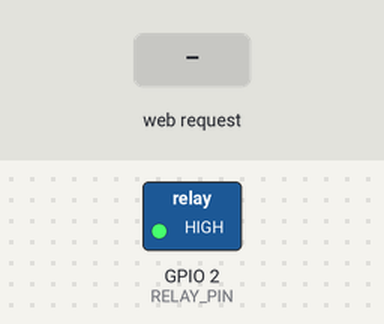
This sketch was run on a simulated ESP8266 (NodeMCU). Parts: switched loads named in the sketch (green lamp = pin HIGH). The inputs (shaded band) are chosen by the test bench. WiFi joins after 1.5 s; servers stay silent unless stated.

Above: at 2.7 s.
2.8 s: HTTP request GET /on received
At 3.7 s:
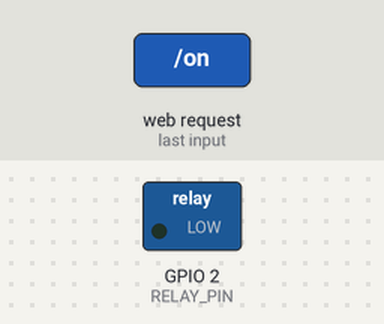
4.3 s: HTTP request GET /off received
At 4.8 s:
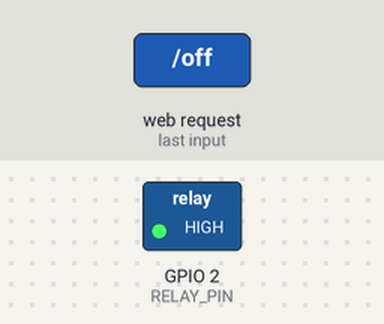
5.8 s: HTTP request GET /toggle received
At 7.1 s:
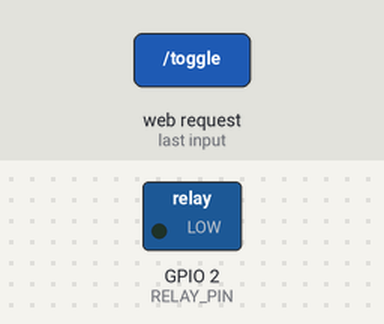
Timing chart, 0 to 8.8 s (numbered marks = the images above; inputs shaded):
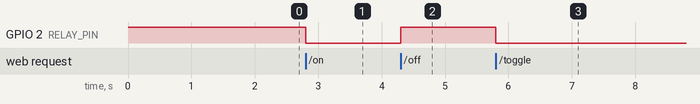

Measured:
- after the input at 2.8 s, GPIO 2 (RELAY_PIN): HIGH → LOW at once
- after the input at 4.3 s, GPIO 2 (RELAY_PIN): LOW → HIGH at once
- after the input at 5.8 s, GPIO 2 (RELAY_PIN): HIGH → LOW at once

The sketch:

esp01-relay.ino
```cpp
#include <ESP8266WiFi.h>
#include <ESP8266WebServer.h>
#include <EEPROM.h>

const char* SSID = "WIFI_KAMU";
const char* PASS = "PASSWORD_WIFI";

const uint8_t RELAY_PIN = 2; // GPIO2 (ESP-01)
const bool RELAY_ACTIVE_LOW = true;

ESP8266WebServer server(80);
bool relayState = false;

void applyRelay(bool on){
  relayState = on;
  if(RELAY_ACTIVE_LOW){
    digitalWrite(RELAY_PIN, on ? LOW : HIGH);
  } else {
    digitalWrite(RELAY_PIN, on ? HIGH : LOW);
  }
}

String statusJson(){
  String s = "{\"relay\":"; s += (relayState ? "true" : "false"); s += "}";
  return s;
}

void handleRoot(){ server.send(200, "text/plain", "ESP01-Relay OK. Use /on /off /toggle /status"); }
void handleOn(){ applyRelay(true); server.send(200, "application/json", statusJson()); }
void handleOff(){ applyRelay(false); server.send(200, "application/json", statusJson()); }
void handleToggle(){ applyRelay(!relayState); server.send(200, "application/json", statusJson()); }
void handleStatus(){ server.send(200, "application/json", statusJson()); }

void setup() {
  pinMode(RELAY_PIN, OUTPUT);
  // Pastikan default HIGH dulu agar tidak “nyetrum” saat boot jika active-low:
  digitalWrite(RELAY_PIN, RELAY_ACTIVE_LOW ? HIGH : LOW);

  WiFi.mode(WIFI_STA);
  WiFi.begin(SSID, PASS);
  uint32_t t0 = millis();
  while (WiFi.status() != WL_CONNECTED && millis()-t0 < 20000) { delay(250); }

  server.on("/", handleRoot);
  server.on("/on", handleOn);
  server.on("/off", handleOff);
  server.on("/toggle", handleToggle);
  server.on("/status", handleStatus);
  server.begin();
}

void loop() {
  server.handleClient();
}
```
